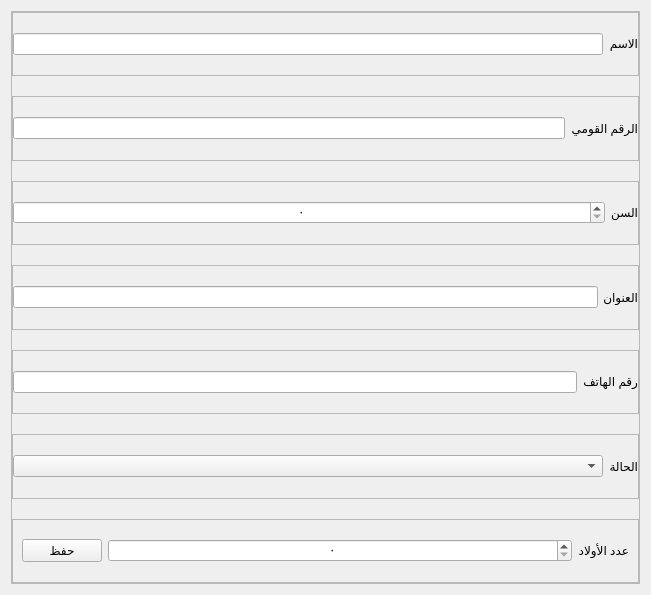
<?xml version="1.0" encoding="UTF-8"?>
<ui version="4.0">
 <class>Form</class>
 <widget class="QWidget" name="Form">
  <property name="geometry">
   <rect>
    <x>0</x>
    <y>0</y>
    <width>651</width>
    <height>595</height>
   </rect>
  </property>
  <property name="minimumSize">
   <size>
    <width>548</width>
    <height>548</height>
   </size>
  </property>
  <property name="windowTitle">
   <string>Form</string>
  </property>
  <property name="styleSheet">
   <string notr="true"/>
  </property>
  <property name="locale">
   <locale language="Arabic" country="Egypt"/>
  </property>
  <layout class="QHBoxLayout" name="horizontalLayout">
   <item>
    <widget class="QFrame" name="widgetFrame">
     <property name="frameShape">
      <enum>QFrame::StyledPanel</enum>
     </property>
     <property name="frameShadow">
      <enum>QFrame::Raised</enum>
     </property>
     <layout class="QVBoxLayout" name="verticalLayout">
      <property name="spacing">
       <number>20</number>
      </property>
      <property name="leftMargin">
       <number>0</number>
      </property>
      <property name="topMargin">
       <number>0</number>
      </property>
      <property name="rightMargin">
       <number>0</number>
      </property>
      <property name="bottomMargin">
       <number>0</number>
      </property>
      <item>
       <widget class="QFrame" name="nameFrame">
        <property name="frameShape">
         <enum>QFrame::StyledPanel</enum>
        </property>
        <property name="frameShadow">
         <enum>QFrame::Raised</enum>
        </property>
        <layout class="QHBoxLayout" name="horizontalLayout_2">
         <property name="spacing">
          <number>5</number>
         </property>
         <property name="leftMargin">
          <number>0</number>
         </property>
         <property name="topMargin">
          <number>0</number>
         </property>
         <property name="rightMargin">
          <number>0</number>
         </property>
         <property name="bottomMargin">
          <number>0</number>
         </property>
         <item alignment="Qt::AlignVCenter">
          <widget class="QLineEdit" name="nameEdit">
           <property name="minimumSize">
            <size>
             <width>0</width>
             <height>0</height>
            </size>
           </property>
           <property name="alignment">
            <set>Qt::AlignCenter</set>
           </property>
          </widget>
         </item>
         <item alignment="Qt::AlignVCenter">
          <widget class="QLabel" name="nameLabel">
           <property name="text">
            <string>الاسم</string>
           </property>
          </widget>
         </item>
        </layout>
       </widget>
      </item>
      <item>
       <widget class="QFrame" name="iDFrame">
        <property name="frameShape">
         <enum>QFrame::StyledPanel</enum>
        </property>
        <property name="frameShadow">
         <enum>QFrame::Raised</enum>
        </property>
        <layout class="QHBoxLayout" name="horizontalLayout_3">
         <property name="spacing">
          <number>5</number>
         </property>
         <property name="leftMargin">
          <number>0</number>
         </property>
         <property name="topMargin">
          <number>0</number>
         </property>
         <property name="rightMargin">
          <number>0</number>
         </property>
         <property name="bottomMargin">
          <number>0</number>
         </property>
         <item alignment="Qt::AlignVCenter">
          <widget class="QLineEdit" name="iDEdit">
           <property name="minimumSize">
            <size>
             <width>0</width>
             <height>0</height>
            </size>
           </property>
           <property name="alignment">
            <set>Qt::AlignCenter</set>
           </property>
           <property name="placeholderText">
            <string/>
           </property>
          </widget>
         </item>
         <item alignment="Qt::AlignVCenter">
          <widget class="QLabel" name="iDLabel">
           <property name="text">
            <string>الرقم القومي</string>
           </property>
          </widget>
         </item>
        </layout>
       </widget>
      </item>
      <item>
       <widget class="QFrame" name="ageFrame">
        <property name="frameShape">
         <enum>QFrame::StyledPanel</enum>
        </property>
        <property name="frameShadow">
         <enum>QFrame::Raised</enum>
        </property>
        <layout class="QHBoxLayout" name="horizontalLayout_6">
         <property name="spacing">
          <number>5</number>
         </property>
         <property name="leftMargin">
          <number>0</number>
         </property>
         <property name="topMargin">
          <number>0</number>
         </property>
         <property name="rightMargin">
          <number>0</number>
         </property>
         <property name="bottomMargin">
          <number>0</number>
         </property>
         <item alignment="Qt::AlignVCenter">
          <widget class="QSpinBox" name="ageEdit">
           <property name="sizePolicy">
            <sizepolicy hsizetype="Expanding" vsizetype="Fixed">
             <horstretch>0</horstretch>
             <verstretch>0</verstretch>
            </sizepolicy>
           </property>
           <property name="minimumSize">
            <size>
             <width>0</width>
             <height>0</height>
            </size>
           </property>
           <property name="alignment">
            <set>Qt::AlignCenter</set>
           </property>
          </widget>
         </item>
         <item alignment="Qt::AlignVCenter">
          <widget class="QLabel" name="ageLabel">
           <property name="text">
            <string>السن</string>
           </property>
          </widget>
         </item>
        </layout>
       </widget>
      </item>
      <item>
       <widget class="QFrame" name="addressFame">
        <property name="frameShape">
         <enum>QFrame::StyledPanel</enum>
        </property>
        <property name="frameShadow">
         <enum>QFrame::Raised</enum>
        </property>
        <layout class="QHBoxLayout" name="horizontalLayout_5">
         <property name="spacing">
          <number>5</number>
         </property>
         <property name="leftMargin">
          <number>0</number>
         </property>
         <property name="topMargin">
          <number>0</number>
         </property>
         <property name="rightMargin">
          <number>0</number>
         </property>
         <property name="bottomMargin">
          <number>0</number>
         </property>
         <item alignment="Qt::AlignVCenter">
          <widget class="QLineEdit" name="addressEdit">
           <property name="minimumSize">
            <size>
             <width>0</width>
             <height>0</height>
            </size>
           </property>
           <property name="inputMethodHints">
            <set>Qt::ImhDigitsOnly</set>
           </property>
           <property name="alignment">
            <set>Qt::AlignCenter</set>
           </property>
          </widget>
         </item>
         <item alignment="Qt::AlignVCenter">
          <widget class="QLabel" name="addressLabel">
           <property name="text">
            <string>العنوان</string>
           </property>
          </widget>
         </item>
        </layout>
       </widget>
      </item>
      <item>
       <widget class="QFrame" name="phoneFrame">
        <property name="frameShape">
         <enum>QFrame::StyledPanel</enum>
        </property>
        <property name="frameShadow">
         <enum>QFrame::Raised</enum>
        </property>
        <layout class="QHBoxLayout" name="horizontalLayout_7">
         <property name="spacing">
          <number>5</number>
         </property>
         <property name="leftMargin">
          <number>0</number>
         </property>
         <property name="topMargin">
          <number>0</number>
         </property>
         <property name="rightMargin">
          <number>0</number>
         </property>
         <property name="bottomMargin">
          <number>0</number>
         </property>
         <item alignment="Qt::AlignVCenter">
          <widget class="QLineEdit" name="phoneEdit">
           <property name="minimumSize">
            <size>
             <width>0</width>
             <height>0</height>
            </size>
           </property>
           <property name="alignment">
            <set>Qt::AlignCenter</set>
           </property>
          </widget>
         </item>
         <item alignment="Qt::AlignVCenter">
          <widget class="QLabel" name="phoneLabel">
           <property name="text">
            <string>رقم الهاتف</string>
           </property>
          </widget>
         </item>
        </layout>
       </widget>
      </item>
      <item>
       <widget class="QFrame" name="caseFrame">
        <property name="frameShape">
         <enum>QFrame::StyledPanel</enum>
        </property>
        <property name="frameShadow">
         <enum>QFrame::Raised</enum>
        </property>
        <layout class="QHBoxLayout" name="horizontalLayout_4">
         <property name="spacing">
          <number>5</number>
         </property>
         <property name="leftMargin">
          <number>0</number>
         </property>
         <property name="topMargin">
          <number>0</number>
         </property>
         <property name="rightMargin">
          <number>0</number>
         </property>
         <property name="bottomMargin">
          <number>0</number>
         </property>
         <item>
          <widget class="QComboBox" name="caseEdit">
           <property name="sizePolicy">
            <sizepolicy hsizetype="Expanding" vsizetype="Fixed">
             <horstretch>0</horstretch>
             <verstretch>0</verstretch>
            </sizepolicy>
           </property>
           <property name="cursor">
            <cursorShape>PointingHandCursor</cursorShape>
           </property>
           <property name="mouseTracking">
            <bool>true</bool>
           </property>
           <property name="layoutDirection">
            <enum>Qt::LeftToRight</enum>
           </property>
           <property name="styleSheet">
            <string notr="true"/>
           </property>
          </widget>
         </item>
         <item alignment="Qt::AlignRight|Qt::AlignVCenter">
          <widget class="QLabel" name="caseLabel">
           <property name="text">
            <string>الحالة</string>
           </property>
          </widget>
         </item>
        </layout>
       </widget>
      </item>
      <item>
       <widget class="QFrame" name="childrenFrame">
        <property name="frameShape">
         <enum>QFrame::StyledPanel</enum>
        </property>
        <property name="frameShadow">
         <enum>QFrame::Raised</enum>
        </property>
        <layout class="QHBoxLayout" name="horizontalLayout_8">
         <item alignment="Qt::AlignLeft|Qt::AlignVCenter">
          <widget class="QPushButton" name="saveButton">
           <property name="cursor">
            <cursorShape>PointingHandCursor</cursorShape>
           </property>
           <property name="text">
            <string>حفظ</string>
           </property>
           <property name="icon">
            <iconset resource="../assets/resources.qrc">
             <normaloff>:/icons/icons/save.png</normaloff>:/icons/icons/save.png</iconset>
           </property>
          </widget>
         </item>
         <item alignment="Qt::AlignVCenter">
          <widget class="QSpinBox" name="childrenEdit">
           <property name="sizePolicy">
            <sizepolicy hsizetype="Expanding" vsizetype="Fixed">
             <horstretch>0</horstretch>
             <verstretch>0</verstretch>
            </sizepolicy>
           </property>
           <property name="minimumSize">
            <size>
             <width>0</width>
             <height>0</height>
            </size>
           </property>
           <property name="alignment">
            <set>Qt::AlignCenter</set>
           </property>
          </widget>
         </item>
         <item alignment="Qt::AlignVCenter">
          <widget class="QLabel" name="childrenLabel">
           <property name="sizePolicy">
            <sizepolicy hsizetype="Fixed" vsizetype="Preferred">
             <horstretch>0</horstretch>
             <verstretch>0</verstretch>
            </sizepolicy>
           </property>
           <property name="text">
            <string>عدد الأولاد</string>
           </property>
          </widget>
         </item>
        </layout>
       </widget>
      </item>
     </layout>
    </widget>
   </item>
  </layout>
 </widget>
 <resources>
  <include location="../assets/resources.qrc"/>
 </resources>
 <connections/>
</ui>
